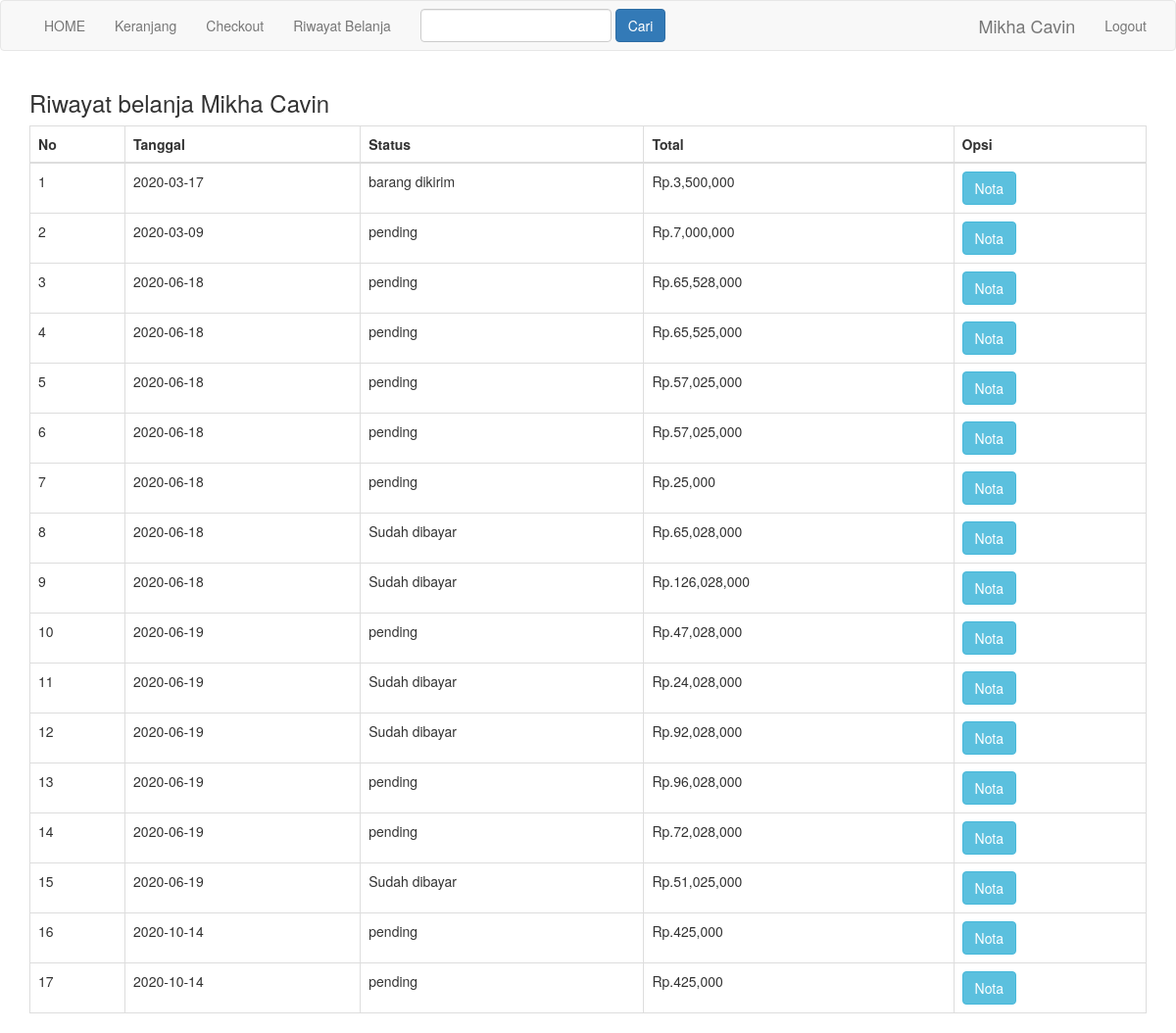
The app's page /riwayat.php (signed in) with its own data.
### tables this page shows
CREATE TABLE `pembelian` (
  `id_pembelian` int(11) NOT NULL,
  `id_pelanggan` int(11) NOT NULL,
  `id_ongkir` int(11) NOT NULL,
  `tanggal_pembelian` date NOT NULL,
  `total_pembelian` int(11) NOT NULL,
  `nama_kota` varchar(50) NOT NULL,
  `tarif` int(11) NOT NULL,
  `alamat_pengiriman` text NOT NULL,
  `status_pembelian` varchar(100) NOT NULL DEFAULT 'pending',
  `resi_pembelian` varchar(50) NOT NULL
);

### riwayat.php (the view, shortened to what this page needs)
<?php
include 'koneksi.php';
 ?>
<!DOCTYPE html>
<html>
<head>
	<link rel="stylesheet" href="admin/assets/bower_components/bootstrap/dist/css/bootstrap.min.css">
</head>
<body>
<?php include 'menu.php'; ?>
<section class="riwayat">
	<div class="container">
		<h3>Riwayat belanja <?php echo $_SESSION["pelanggan"]["nama_pelanggan"] ?></h3>
		<table class="table table-bordered">
			<thead>
				<tr>
					<th>No</th>
					<th>Tanggal</th>
					<th>Status</th>
					<th>Total</th>
					<th>Opsi</th>
				</tr>
			</thead>
			<tbody>
				<?php
				$nomor = 1;
				$id_pelanggan = $_SESSION["pelanggan"]["id_pelanggan"];
				$ambil = $koneksi->query("SELECT * FROM pembelian WHERE id_pelanggan = $id_pelanggan");
				while ($pecah = $ambil->fetch_assoc()){ ?>
				<tr>
					<td><?php echo $nomor; ?></td>
					<td><?php echo $pecah["tanggal_pembelian"] ?></td>
					<td><?php echo $pecah["status_pembelian"] ?></td>
					<td>Rp.<?php echo number_format($pecah["total_pembelian"]) ?></td>
					<td><a href="nota.php?id=<?php echo $pecah['id_pembelian'] ?>" class="btn btn-info"> Nota</a></td>
				</tr>
				<?php $nomor++; ?>
			<?php } ?>
			</tbody>
		</table>
	</div>
</section>
</body>
</html>

### records on screen
pembelian: tanggal_pembelian "2020-03-17", status_pembelian "barang dikirim", total_pembelian "3,500,000"
pembelian: tanggal_pembelian "2020-03-09", status_pembelian "pending", total_pembelian "7,000,000"
pembelian: tanggal_pembelian "2020-06-18", status_pembelian "pending", total_pembelian "65,528,000"
pembelian: tanggal_pembelian "2020-06-18", status_pembelian "pending", total_pembelian "65,525,000"
pembelian: tanggal_pembelian "2020-06-18", status_pembelian "pending", total_pembelian "57,025,000"
pembelian: tanggal_pembelian "2020-06-18", status_pembelian "pending", total_pembelian "57,025,000"
pembelian: tanggal_pembelian "2020-06-18", status_pembelian "pending", total_pembelian "25,000"
pembelian: tanggal_pembelian "2020-06-18", status_pembelian "Sudah dibayar", total_pembelian "65,028,000"
pembelian: tanggal_pembelian "2020-06-18", status_pembelian "Sudah dibayar", total_pembelian "126,028,000"
pembelian: tanggal_pembelian "2020-06-19", status_pembelian "pending", total_pembelian "47,028,000"
pembelian: tanggal_pembelian "2020-06-19", status_pembelian "Sudah dibayar", total_pembelian "24,028,000"
pembelian: tanggal_pembelian "2020-06-19", status_pembelian "Sudah dibayar", total_pembelian "92,028,000"
pembelian: tanggal_pembelian "2020-06-19", status_pembelian "pending", total_pembelian "96,028,000"
pembelian: tanggal_pembelian "2020-06-19", status_pembelian "pending", total_pembelian "72,028,000"
pembelian: tanggal_pembelian "2020-06-19", status_pembelian "Sudah dibayar", total_pembelian "51,025,000"
pembelian: tanggal_pembelian "2020-10-14", status_pembelian "pending", total_pembelian "425,000"
pembelian: tanggal_pembelian "2020-10-14", status_pembelian "pending", total_pembelian "425,000"

### other values on screen
$_SESSION['pelanggan']['nama_pelanggan'] "Mikha Cavin"
$_SESSION["pelanggan"]["nama_pelanggan"] "Mikha Cavin"
